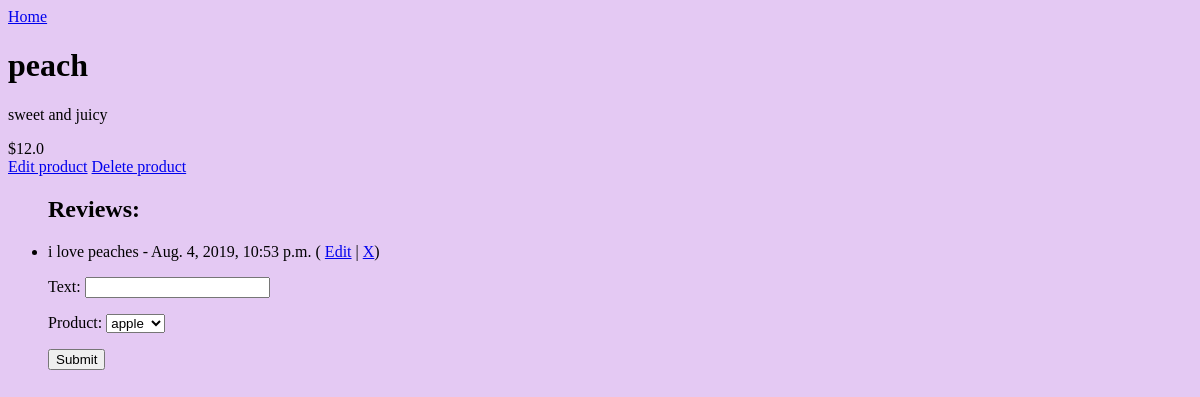
Page /product/3/show on the committed database.
### rainforest/models.py (models this page shows, shortened)
class Product(models.Model):
    name = models.CharField(max_length=255, null=False)
    description = models.TextField(null=False)
    price = models.FloatField(null=False)
    def __str__(self):
        return f'{self.name}'

class Review(models.Model):
    date = models.DateTimeField(auto_now_add=True)
    text = models.CharField(max_length=255, null=False)
    product = models.ForeignKey(Product, on_delete=models.CASCADE, related_name='reviews', default='Product.id')

### rainforest/views.py (the view)
# urls.py: path('product/<int:id>/show', product_show, name='product_show'),
def product_show(request, id):
    product_id = Product.objects.get(pk=id)
    review = Review.objects.filter(product=product_id)
    form = ReviewForm()
    context = {
        'product': product_id,
        'reviews': review,
        'review_form': form,
        'action': '/review/create'
    }
    return render(request, 'show_product.html', context)

### rainforest/forms.py
class ReviewForm(ModelForm):
    class Meta:
        model = Review
        fields = ['text', 'product']

### rainforest/templates/show_product.html (shortened to what this page needs)
{% extends 'base.html' %}
{% block content %}
<div>
    <h1>{{product.name}}</h1>
    <p> {{product.description}}</p>
    <span>${{product.price}}</span>
    <div class='edit-delete-product'>
        <a href="{% url 'edit_product' product.id %}">Edit product</a>
        <a href="{% url 'delete_product' product.id %}">Delete product</a>
    </div>
</div>
<ul>
    <h2> Reviews: </h2>
    {% for review in reviews  %}
        <li> {{review.text}} - {{review.date}} ( <a href="{% url 'edit_review' review.pk %}"> Edit</a> | <a href="{% url 'delete_review' review.pk %}">X</a>) </li>
    {% endfor %}
    <form action='{{ action }}' method="POST">
        {{review_form.as_p}}
        <input type="submit" name="submit" value="Submit">
    </form>
</ul>
{% endblock %}

### rainforest/static/css/style.css (style rules this page uses)
body { background-color: rgb(228, 201, 243); }

### rows in the picture
Product: name "peach", description "sweet and juicy", price "12.0"
Review: text "i love peaches", date "Aug. 4, 2019, 10:53 p.m."
